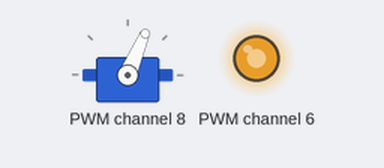
The program below on a simulated Raspberry Pi Pico running MicroPython. Shown: servo, output pins drawn as LEDs (lit = HIGH). Servo angles are drawn from the pulse width (0.5 ms = 0°, 2.5 ms = 180°). At 2.0 s the program stops and its outputs stay as they are.

Above: at 0.1 s.
At 2.1 s:
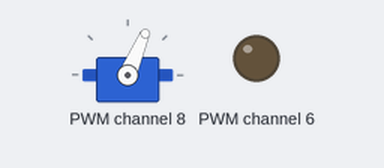
Timing chart, 0 to 3.5 s (numbered marks = the images above):
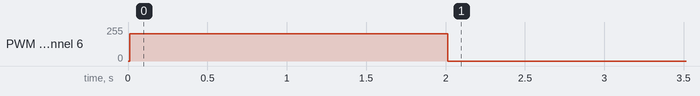

Measured:
- by itself, PWM channel 6: 0/255 → 204/255 at 0.01 s, → 0/255 2.0 s later

The program:

front_right_wheel_forward.py
```python
import sys
sys.path.append("/PicoBot")

from picobot_motors import MotorDriver
import time

motors = MotorDriver()

motors.TurnMotor("RightFront", "forward", speed=80) #speed = 0 до 100
time.sleep(2)
motors.MotorStop("RightFront")
```

picobot_motors.py
```python
import time
from machine import Pin, I2C
import math

class PCA9685:
    # Registers/etc.
    __SUBADR1            = 0x02
    __SUBADR2            = 0x03
    __SUBADR3            = 0x04
    __MODE1              = 0x00
    __PRESCALE           = 0xFE
    __LED0_ON_L          = 0x06
    __LED0_ON_H          = 0x07
    __LED0_OFF_L         = 0x08
    __LED0_OFF_H         = 0x09
    __ALLLED_ON_L        = 0xFA
    __ALLLED_ON_H        = 0xFB
    __ALLLED_OFF_L       = 0xFC
    __ALLLED_OFF_H       = 0xFD

    def __init__(self, address=0x40, debug=False):
        self.i2c = I2C(0, scl=Pin(21), sda=Pin(20), freq=100000)
        self.address = address
        self.debug = debug
        if (self.debug):
            print("Reseting PCA9685")
        self.write(self.__MODE1, 0x00)

    def write(self, cmd, value):
        "Writes an 8-bit value to the specified register/address"
        self.i2c.writeto_mem(int(self.address), int(cmd), bytes([int(value)]))
        if (self.debug):
            print("I2C: Write 0x%02X to register 0x%02X" % (value, cmd))

    def read(self, reg):
        "Read an unsigned byte from the I2C device"
        rdate = self.i2c.readfrom_mem(int(self.address), int(reg), 1)
        if (self.debug):
            print("I2C: Device 0x%02X returned 0x%02X from reg 0x%02X" % (self.address, int(reg), rdate[0]))
        return rdate[0]

    def setPWMFreq(self, freq):
        "Sets the PWM frequency"
        prescaleval = 25000000.0    # 25MHz
        prescaleval /= 4096.0       # 12-bit
        prescaleval /= float(freq)
        prescaleval -= 1.0
        if (self.debug):
            print("Setting PWM frequency to %d Hz" % freq)
            print("Estimated pre-scale: %d" % prescaleval)
        prescale = math.floor(prescaleval + 0.5)
        if (self.debug):
            print("Final pre-scale: %d" % prescale)

        oldmode = self.read(self.__MODE1)
        #print("oldmode = 0x%02X" %oldmode)
        newmode = (oldmode & 0x7F) | 0x10        # sleep
        self.write(self.__MODE1, newmode)        # go to sleep
        self.write(self.__PRESCALE, int(math.floor(prescale)))
        self.write(self.__MODE1, oldmode)
        time.sleep(0.005)
        self.write(self.__MODE1, oldmode | 0x80)

    def setPWM(self, channel, on, off):
        "Sets a single PWM channel"
        self.write(self.__LED0_ON_L+4*channel, on & 0xFF)
        self.write(self.__LED0_ON_H+4*channel, on >> 8)
        self.write(self.__LED0_OFF_L+4*channel, off & 0xFF)
        self.write(self.__LED0_OFF_H+4*channel, off >> 8)
        if (self.debug):
            print("channel: %d  LED_ON: %d LED_OFF: %d" % (channel,on,off))

    def setServoPulse(self, channel, pulse):
        pulse = pulse * (4095 / 100)
        self.setPWM(channel, 0, int(pulse))

    def setLevel(self, channel, value):
        if (value == 1):
              self.setPWM(channel, 0, 4095)
        else:
              self.setPWM(channel, 0, 0)

class MotorDriver():
    def __init__(self, debug=False):
        self.debug = debug
        self.pwm = PCA9685()
        self.pwm.setPWMFreq(50)
        #self.MotorPin = ['MA', 0,1,2, 'MB',3,4,5, 'MC',6,7,8, 'MD',9,10,11]
        #self.MotorDir = ['forward', 0,1, 'backward',1,0]
        self.MotorPin = ['LeftFront', 0,1,2, 'LeftBack',3,4,5, 'RightFront',6,7,8, 'RightBack',9,10,11]
        self.MotorDir = ['forward', 0,1, 'backward',1,0]
        self.x=0

    def MotorRun(self, motor, mdir, speed, runtime):
        if speed > 100:
            return

        mPin = self.MotorPin.index(motor)
        mDir = self.MotorDir.index(mdir)

        if (self.debug):
            print("set PWM PIN %d, speed %d" %(self.MotorPin[mPin+1], speed))
            print("set pin A %d , dir %d" %(self.MotorPin[mPin+2], self.MotorDir[mDir+1]))
            print("set pin b %d , dir %d" %(self.MotorPin[mPin+3], self.MotorDir[mDir+2]))

        self.pwm.setServoPulse(self.MotorPin[mPin+1], speed)
        self.pwm.setLevel(self.MotorPin[mPin+2], self.MotorDir[mDir+1])
        self.pwm.setLevel(self.MotorPin[mPin+3], self.MotorDir[mDir+2])

        time.sleep(runtime)
        self.pwm.setServoPulse(self.MotorPin[mPin+1], 0)
        self.pwm.setLevel(self.MotorPin[mPin+2], 0)
        self.pwm.setLevel(self.MotorPin[mPin+3], 0)

    def MotorStop(self, motor):
        mPin = self.MotorPin.index(motor)
        self.pwm.setServoPulse(self.MotorPin[mPin+1], 0)
   ##################################################################

    def StopAllMotors(self):
        ## from 0 to 11 step 3 -> 0,3,6,9 - first pin of every motor
        for x in range(0, 12, 3):
            mPin = x
            self.pwm.setServoPulse(mPin, 0)
            self.pwm.setLevel(mPin+1, 0)
            self.pwm.setLevel(mPin+2, 0)

    def TurnMotor(self, motor, mdir, speed):
        if speed > 100:
            speed = 100

        mPin = self.MotorPin.index(motor)
        mDir = self.MotorDir.index(mdir)

        if (self.debug):
            print("set PWM PIN %d, speed %d" %(self.MotorPin[mPin+1], speed))
            print("set pin A %d , dir %d" %(self.MotorPin[mPin+2], self.MotorDir[mDir+1]))
            print("set pin B %d , dir %d" %(self.MotorPin[mPin+3], self.MotorDir[mDir+2]))

        self.pwm.setServoPulse(self.MotorPin[mPin+1], speed)
        self.pwm.setLevel(self.MotorPin[mPin+2], self.MotorDir[mDir+1])
        self.pwm.setLevel(self.MotorPin[mPin+3], self.MotorDir[mDir+2])
```
